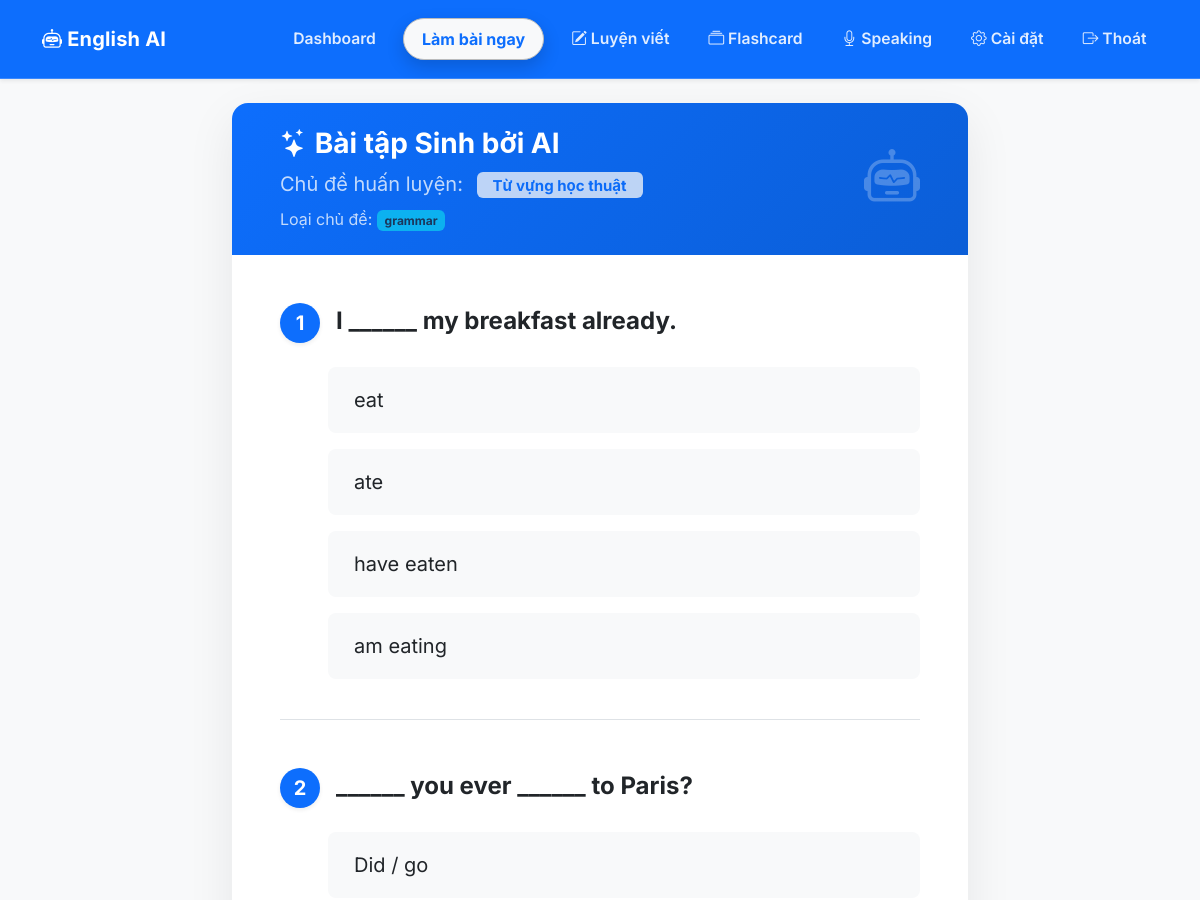
/exercises/new?topic_id=15 (signed in, upper part), run on an earlier commit of the app's database.
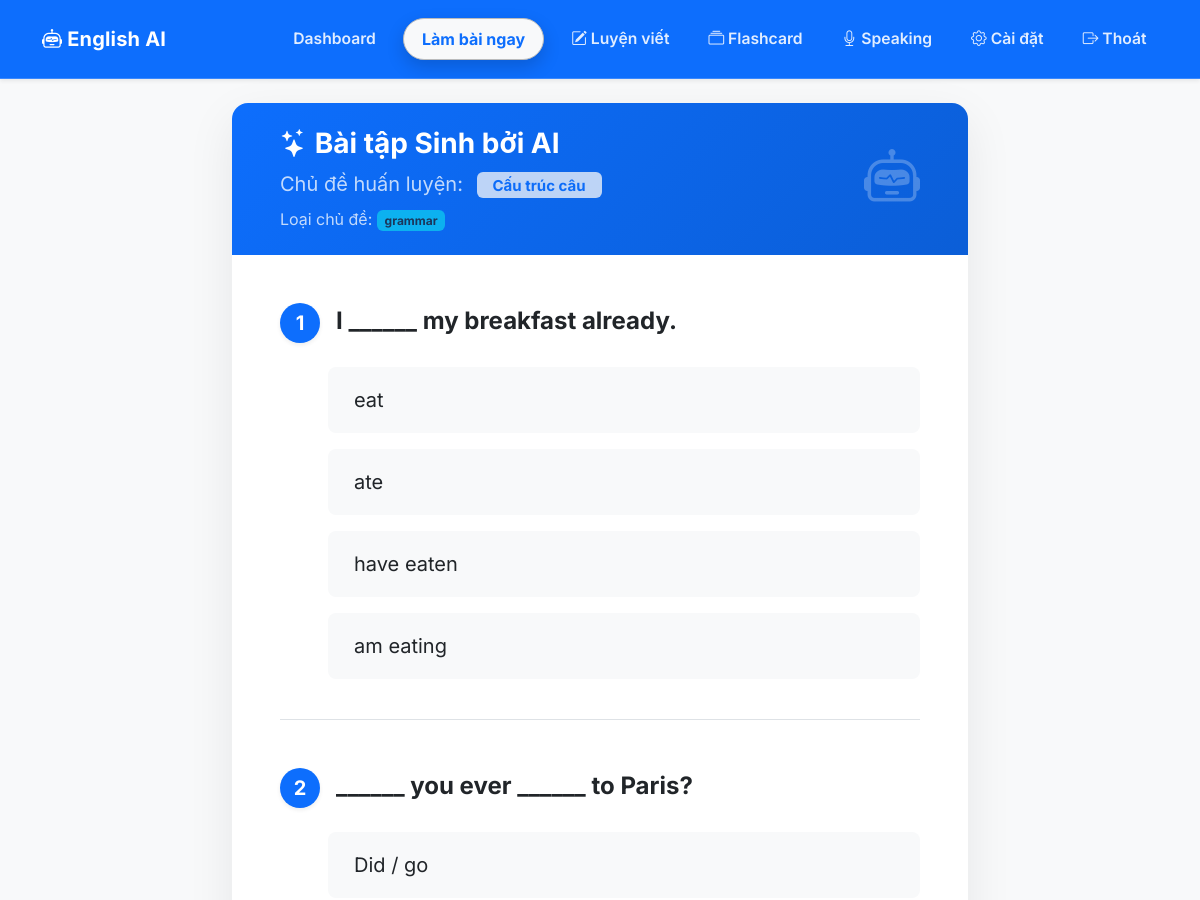
And on a later commit of the database.
### app/models.py (models this page shows)
class Topic(db.Model):
    __tablename__ = 'topics'
    id: Mapped[int] = mapped_column(primary_key=True)
    name: Mapped[str] = mapped_column(String(100), unique=True)
    description: Mapped[Optional[str]] = mapped_column(String(255))
    topic_type: Mapped[str] = mapped_column(String(32), default='grammar', server_default='grammar')
    progress_records: Mapped[list["UserTopicProgress"]] = relationship("UserTopicProgress", back_populates="topic")
    subtopic_records: Mapped[list["UserSubtopicProgress"]] = relationship("UserSubtopicProgress", back_populates="topic")

### app/routes/exercises.py (the view, shortened to what this page needs)
@exercises_bp.route('/new', methods=['GET'])
@login_required
def new_exercise():
    current_user.update_streak()
    db.session.commit()
    mode = (request.args.get('mode') or 'random').strip().lower()
    if mode not in VALID_MODES:
        mode = 'random'
    subtopic_focus = (request.args.get('subtopic') or '').strip()
    focus_type = (request.args.get('focus') or '').strip().lower()
    topic_name = "Basic Grammar"
    topic_type = "grammar"
    topic_id = None
    if focus_type in {'grammar', 'vocabulary'}:
        topic_type = focus_type
    if request.args.get('topic_id'):
        topic = db.session.get(Topic, int(request.args.get('topic_id')))
        if topic:
            if (topic.topic_type or 'grammar') not in _allowed_types_for_mode(mode):
                flash('Chủ đề này không phù hợp với mode đang chọn. Hệ thống chuyển sang chủ đề phù hợp.', 'warning')
            else:
                topic_name = topic.name
                topic_id = topic.id
                topic_type = topic.topic_type or 'grammar'
    if not topic_id and not subtopic_focus:
        topic, progress = _pick_next_topic(current_user.id, mode)
        if topic:
            topic_name = topic.name
            topic_id = topic.id
            topic_type = topic.topic_type or 'grammar'
            if progress and progress.error_rate > 0.0:
                current_app.logger.warning(
                    "[exercises.new_exercise] picked topic=%r overdue=%s error_rate=%.3f next_review=%s",
                    topic_name,
                    max(0, (datetime.now(timezone.utc).date() - progress.next_review_date.date()).days) if progress.next_review_date else 0,
                    progress.error_rate,
                    progress.next_review_date,
                )
    exercise_data = generate_exercise(
        topic_name,
        streak_days=current_user.streak_days,
        mode=mode,
        topic_type=topic_type,
        subtopic_focus=subtopic_focus or None,
    )
    source = exercise_data.get('source', 'unknown') if isinstance(exercise_data, dict) else 'invalid'
    question_count = len(exercise_data.get('questions', [])) if isinstance(exercise_data, dict) else 0
    current_app.logger.warning(
        "[exercises.new_exercise] topic=%r type=%s mode=%s subtopic=%r source=%s questions=%s",
        topic_name,
        topic_type,
        mode,
        subtopic_focus,
        source,
        question_count,
    )
    if isinstance(exercise_data, dict):
        exercise_data['mode'] = mode
    return render_template(
        'exercise.html',
        exercise_data=exercise_data,
        topic_name=topic_name,
        topic_id=topic_id,
        topic_type=topic_type,
        mode=mode,
        subtopic_focus=subtopic_focus,
    )

### app/llm_service.py (called while the page is built, shortened)
def _call_ai_service(
  payload: dict,
  fallback_factory,
  log_label: str,
  *,
  cache_ttl_seconds: int = 0,
  cache_key_suffix: str | None = None,
):
  global _last_failure, _quota_cooldown_until
  api_url = os.environ.get('AI_SERVICE_URL', 'http://ai_service:5001/generate')
  secret_key = current_app.config.get('SECRET_KEY', '')
  cache_key = None
  headers = {
    'X-API-KEY': secret_key,
    'Content-Type': 'application/json',
    'Host': 'localhost'
  }
  now = time.time()
  if _last_failure and (now - _last_failure) < _COOLDOWN_SECONDS and not _FORCE_REAL_AI:
    current_app.logger.warning("[llm_service] Cooldown active, using fallback for %s", log_label)
    return fallback_factory()

### app/models.py (called while the page is built)
@login.user_loader
def load_user(id: str):
    return db.session.get(User, int(id))

    def update_streak(self):
        now = datetime.now(timezone.utc)
        if not self.last_study_date:
            self.streak_days = 1
        else:
            delta = now.date() - self.last_study_date.date()
            if delta.days == 1:
                self.streak_days += 1
            elif delta.days > 1:
                self.streak_days = 1 # Reset if missed a day
        self.last_study_date = now

### app/templates/exercise.html (shortened to what this page needs)
{% extends 'base.html' %}
{% block content %}
<div class="row justify-content-center mt-4">
    <div class="col-lg-8">
        <div class="card shadow-lg border-0 rounded-4 overflow-hidden mb-5">
            <div class="card-header bg-primary px-5 py-4 border-0" style="background: linear-gradient(135deg, #0d6efd, #0b5ed7);">
                <div class="d-flex justify-content-between align-items-center">
                    <div class="text-white">
                        <h3 class="mb-0 fw-bold"><i class="bi bi-stars"></i> Bài tập Sinh bởi AI</h3>
                        <p class="mb-0 mt-2 opacity-75 fs-5">Chủ đề huấn luyện: <span class="badge bg-light text-primary fw-bold px-3 ms-2">{{ topic_name }}</span></p>
                        <p class="mb-0 mt-2 opacity-75">Loại chủ đề: <span class="badge bg-info text-dark">{{ topic_type }}</span></p>
                    </div>
                    <i class="bi bi-robot display-4 text-white opacity-25"></i>
                </div>
            </div>
            <div class="card-body p-4 p-md-5">
                {% if exercise_data and exercise_data.questions %}
                    <form id="exerciseForm">
                        {% for q in exercise_data.questions %}
                        {% set outer_loop_index = loop.index0 %}
                        <div class="question-container mb-5 pb-4 border-bottom">
                            <h4 class="fw-bold mb-4 d-flex" style="line-height: 1.5;">
                                <span class="badge bg-primary rounded-circle me-3 d-flex align-items-center justify-content-center fs-5 shadow-sm" style="width:40px;height:40px">{{ loop.index }}</span>
                                {{ q.question }}
                            </h4>
                            <div class="options-container ps-2 ps-md-5">
                                {% for opt in q.options %}
                                <div class="form-check mb-3 custom-radio">
                                    <label class="form-check-label fs-5 bg-light px-4 py-3 rounded-3 w-100" for="q_{{ outer_loop_index }}_{{ loop.index0 }}">
                                        {{ opt }}
                                    </label>
                                </div>
                                {% endfor %}
                            </div>
                        </div>
                        {% endfor %}
                    </form>
                {% endif %}
            </div>
        </div>
    </div>
</div>
{% endblock %}

What changed in the data, as far as the page shows it:
no longer on this page (row unchanged): Topic: name "Từ vựng học thuật", topic_type "grammar"
added Topic: name "Cấu trúc câu", topic_type "grammar"
